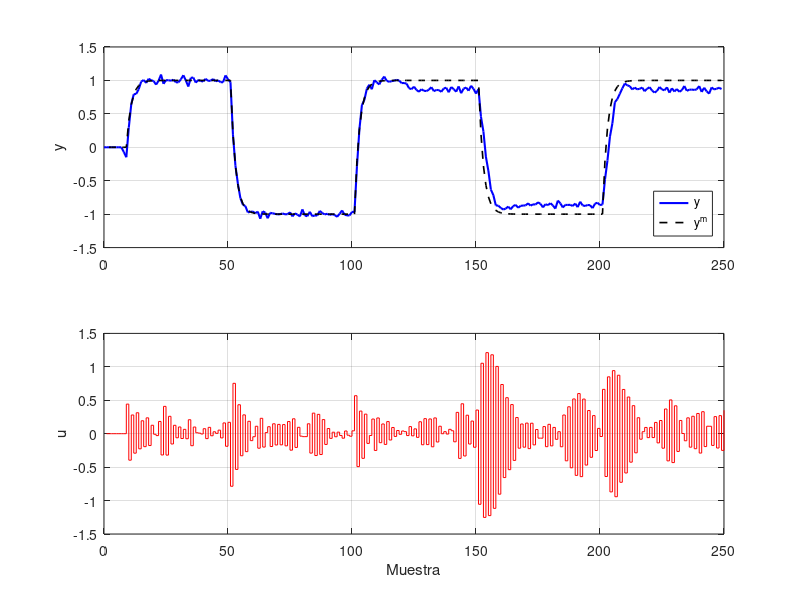
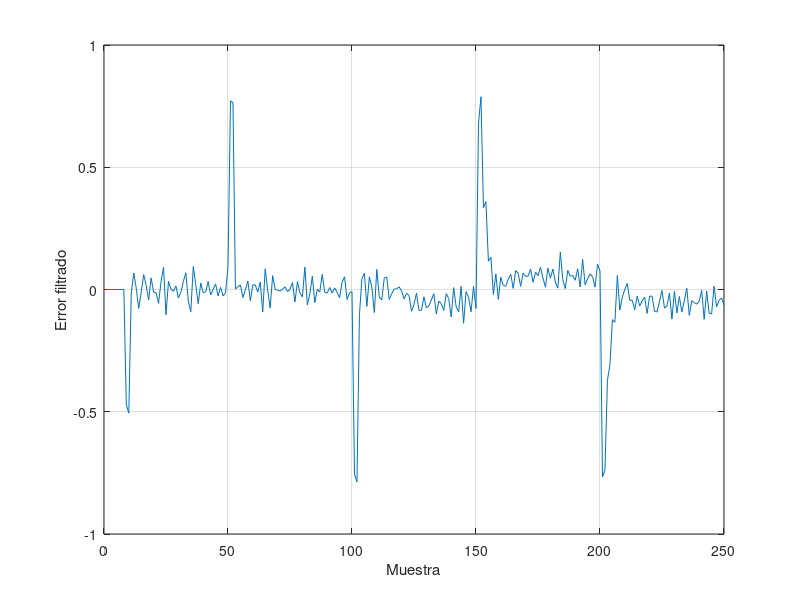

The MATLAB source for these figures, in order:
clear all; close all; clc
%% 1. Parámetros de simulación
rng(1234);

cambioref = 50;         % Duración de cada escalón
ciclos = 5;             % Cantidad de escalones
n = cambioref*ciclos;

e = 0.02*randn(n,1);    % Ruido blanco
y = zeros(n,1);         % Salida de la planta
u = zeros(n,1);         % Señal de control

k_cambio = 120;         % Instante de reducción de ganancia


%% 2. Modelo de la planta

% A(q^-1) y(k) = q^-d B'(q^-1) u(k)

A = [1 -1.74 0.77];
B = [0.0011 0.0009]*1000;

na = length(A);
nb = length(B);
nk = 2;                 % Retardo d

% Modelo del ruido
C = [1 -2 1.29 -0.27];
nc = 4;


%% 3. Modelo de referencia

% M(q^-1) = H(q^-1)/E(q^-1)

Bm = 0.4;
Am = [1 -0.6 0 0 0];

nBm = length(Bm);
nAm = 2;

Ra = zeros(n,1);        % Referencia filtrada
ym = zeros(n,1);        % Salida del modelo de referencia


%% 4. Señal de referencia

ref = ones(cambioref,1);

for i = 1:ciclos-1
    ref = [ref; (-1)^i*ones(cambioref,1)];
end


%% 5. Cálculo de F y G

% Am = F*A + q^-nk*G

% Polinomio F
F = zeros(nk,1);
F(1) = 1;

for i = 2:nk

    F(i) = Am(i);

    for j = 1:i-1
        if i-j+1 <= length(A)
            F(i) = F(i) - F(j)*A(i-j+1);
        end
    end

end


% Polinomio G
G = zeros(na,1);

for i = 1:na

    G(i) = Am(nk+i);

    for j = 0:nk-1
        if i+nk-j <= length(A)
            G(i) = G(i) - F(j+1)*A(i+nk-j);
        end
    end

end


%% 6. Cálculo de los parámetros del controlador

% Producto de polinomios F*B'
FB = conv(F,B)';

% Ley de control:
%
% u(k) = 1/b0 * [ Ra(k) - G*y(k) + (b0-FB)*u(k) ]
%
% Expresión vectorial:
%
% u(k) = ValReg' * ParReg

b0 = B(1);

% Vector de parámetros del controlador
ParReg = zeros(na+nb+nk-2,1);

ParReg(1) = 1/b0;

% Coeficientes asociados a las salidas pasadas
ParReg(2:na) = G(1:na-1)/b0;

% Coeficientes asociados a las entradas pasadas
ParReg(na+1:na+nb+nk-2) = FB(2:nb+nk-1)/b0;


%% 7. Simulación en lazo cerrado

for k = nk+nb+5:n

    % ------------------------------------------
    % Cambio en la planta
    % ------------------------------------------

    if k == k_cambio
        B = B/2;
    end


    % ------------------------------------------
    % Planta
    % ------------------------------------------

    % A*y(k) = q^-nk * B' * u(k)

    y(k) = 0;

    % Términos asociados a A
    for j = 2:na
        y(k) = y(k) - A(j)*y(k-j+1);
    end

    % Términos asociados a B'
    for j = 1:nb
        y(k) = y(k) + B(j)*u(k+1-j-nk);
    end

    % Perturbación de salida
    for j = 1:nc
        y(k) = y(k) + C(j)*e(k-j);
    end


    % ------------------------------------------
    % Modelo de referencia
    % ------------------------------------------

    % Referencia filtrada: Ra = Bm*r
    for j = 1:nBm
        Ra(k) = Ra(k) + Bm(j)*ref(k-j+1);
    end

    % Dinámica del modelo: Am*ym = Ra
    ym(k) = Ra(k);

    for j = 2:nAm
        ym(k) = ym(k) - Am(j)*ym(k-j+1);
    end


    % ------------------------------------------
    % Vector de regresión del controlador
    % ------------------------------------------

    ValReg = zeros(na+nb+nk-2,1);

    % Referencia filtrada
    ValReg(1) = Ra(k);

    % Salidas pasadas
    ValReg(2:na) = -flipud(y(k-na+2:k));

    % Entradas pasadas
    ValReg(na+1:na+nb+nk-2) = ...
        -flipud(u(k-nb-nk+2:k-1));


    % ------------------------------------------
    % Ley de control
    % ------------------------------------------

    u(k) = ValReg'*ParReg;

end


%% 8. Resultados

t = 0:length(ym)-1;

figure;
subplot(2,1,1)
plot(t,y,'b','LineWidth',1.5);
hold on;
plot(t(nk+1:end),ym(1:length(ym)-nk),'k--','LineWidth',1.2);
grid on;
axis([0 n -1.5 1.5]);
legend('y','y^m','Location','southeast');
ylabel('y');

subplot(2,1,2)
stairs(u,'r');

grid on;
xlabel('Muestra');
ylabel('u');

%% Error de seguimiento filtrado
yf = filter(Am(1:nAm),1,y);
ymf = filter(Am(1:nAm),1,ym);

error_filtrado = yf-ymf;

figure;
plot(error_filtrado);
grid on;
xlabel('Muestra');
ylabel('Error filtrado');

% Vemos la varianza del error filtrado en un intervalo de tiempo donde la
% referencia está en 0
var(error_filtrado(60:95))
